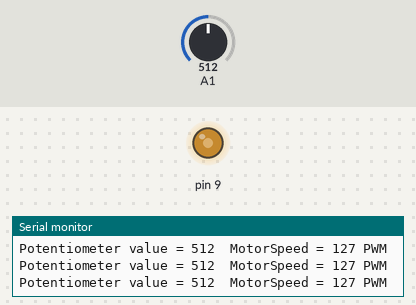
The sketch below on a simulated Arduino Uno, built with avr-gcc and run on an emulated ATmega328P. Parts: output pins drawn as LEDs (lit = HIGH), the last lines printed to the serial monitor. The inputs (shaded band) are chosen by the test bench; at power-on: A1 = 512.

Above: at 1.2 s.
1.3 s: A1 set to 419
At 2.6 s:
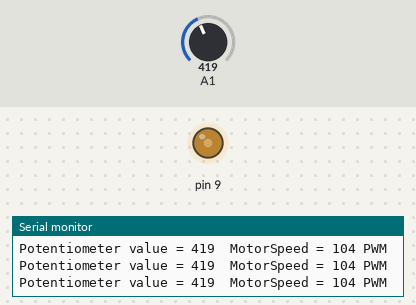
4.3 s: A1 set to 389
At 4.8 s:
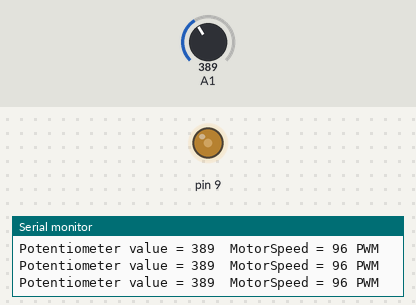
7.3 s: A1 set to 716
At 8.5 s:
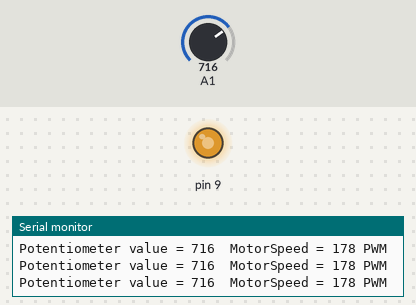
8.8 s: A1 set to 122
At 9.8 s:
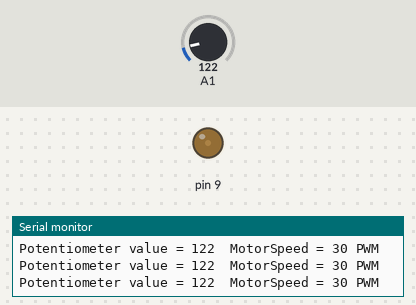
10.3 s: A1 set to 104
At 11.5 s:
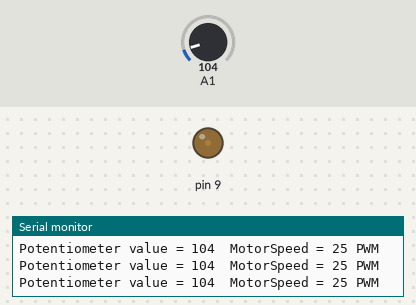
13.3 s: A1 set to 91
At 14.3 s:
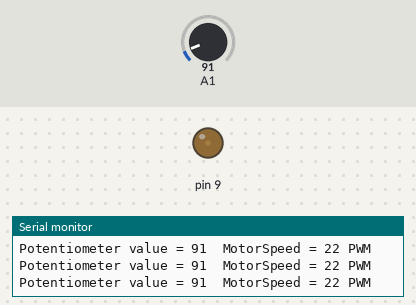
Timing chart, 0 to 16.3 s (numbered marks = the images above; inputs shaded):
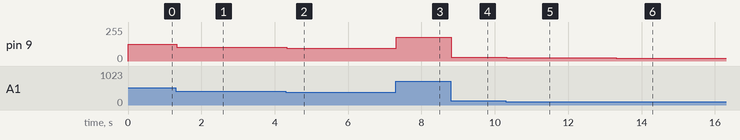

Measured:
- after the input at 1.3 s, pin 9: 127/255 → 104/255 at once
- after the input at 4.3 s, pin 9: 104/255 → 96/255 at once
- after the input at 7.3 s, pin 9: 96/255 → 178/255 at once
- after the input at 8.8 s, pin 9: 178/255 → 30/255 at once
- after the input at 10.3 s, pin 9: 30/255 → 25/255 at once
- after the input at 13.3 s, pin 9: 25/255 → 22/255 at once

The sketch:

DCMotorAnalogControl.ino
```cpp
//Potentiometer PIN = A1;
//Digital Pin 9 used for motor OUTPUT

int potValue = 0;
int motorSpeed = 0;

void setup(){
  Serial.begin(9600);

}


void loop(){
  potValue = analogRead(A1);
  motorSpeed = map(potValue,0, 1023, 0, 255);

  analogWrite(9, motorSpeed);
  Serial.print("Potentiometer value = ");
  Serial.print(potValue);
  Serial.print("\tMotorSpeed = ");
  Serial.print(motorSpeed);
  Serial.println(" PWM");

  delay(2);

}
```
